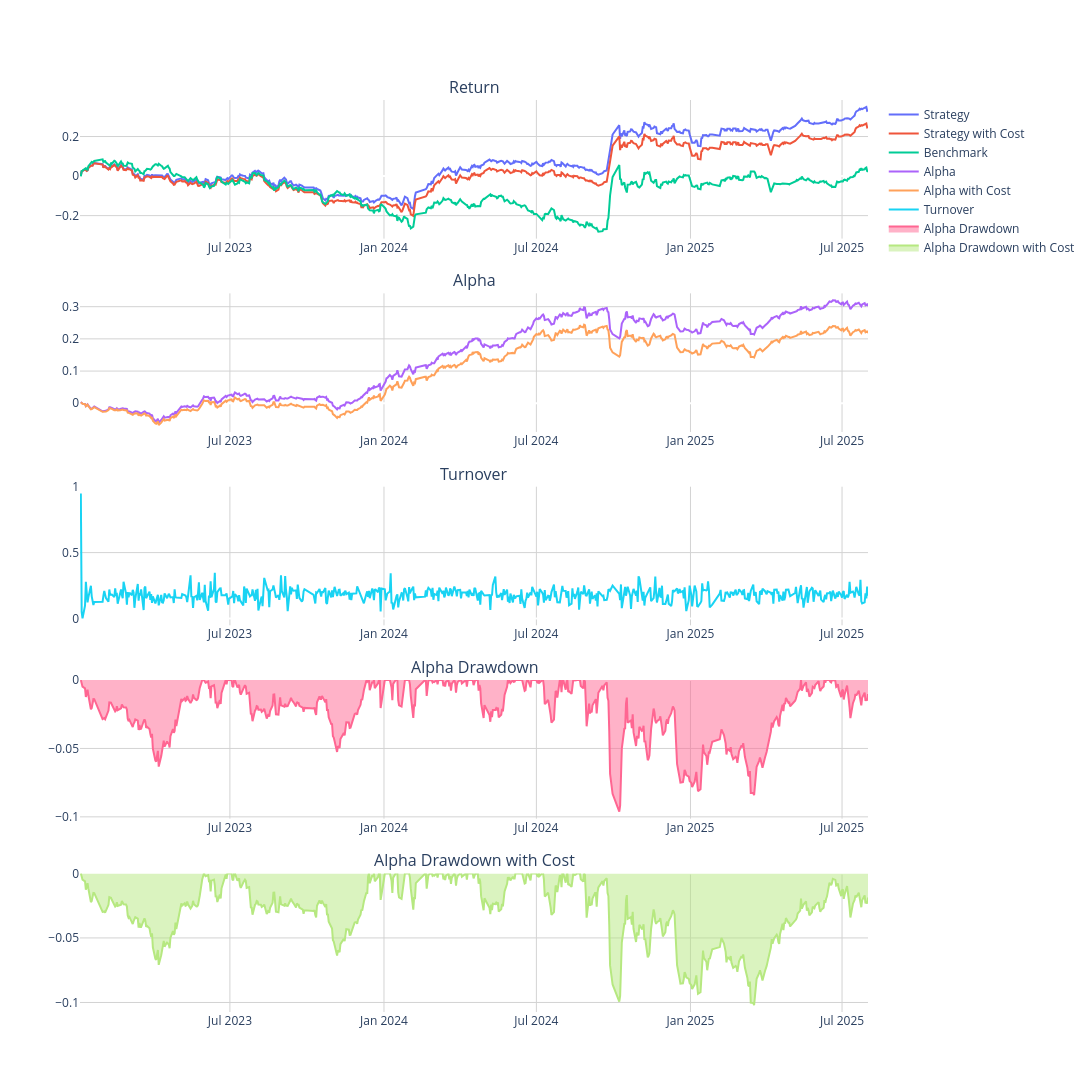

Source (notebook cell):
### Code cell
# 显示超额收益分析结果
engine.show_performance(benchmark_symbol=index_symbol)

### Figure 1 — Plotly figure (JSON) as saved in the notebook; plotly's stock layout.template omitted (floating-point values rounded to 4 significant figures; data arrays with more than 128 entries replaced by an {"elided": "..."} marker saying what was removed)
{"data": [{"mode": "lines", "name": "Strategy", "type": "scatter", "x": {"elided": "625 str values"}, "xaxis": "x", "y": {"elided": "625 float values"}, "yaxis": "y"}, {"mode": "lines", "name": "Strategy with Cost", "type": "scatter", "x": {"elided": "625 str values"}, "xaxis": "x", "y": {"elided": "625 float values"}, "yaxis": "y"}, {"mode": "lines", "name": "Benchmark", "type": "scatter", "x": {"elided": "625 str values"}, "xaxis": "x", "y": {"elided": "625 float values"}, "yaxis": "y"}, {"mode": "lines", "name": "Alpha", "type": "scatter", "x": {"elided": "625 str values"}, "xaxis": "x2", "y": {"elided": "625 float values"}, "yaxis": "y2"}, {"mode": "lines", "name": "Alpha with Cost", "type": "scatter", "x": {"elided": "625 str values"}, "xaxis": "x2", "y": {"elided": "625 float values"}, "yaxis": "y2"}, {"name": "Turnover", "type": "scatter", "x": {"elided": "625 str values"}, "xaxis": "x3", "y": {"elided": "625 float values"}, "yaxis": "y3"}, {"fill": "tozeroy", "mode": "lines", "name": "Alpha Drawdown", "type": "scatter", "x": {"elided": "625 str values"}, "xaxis": "x4", "y": {"elided": "625 float values"}, "yaxis": "y4"}, {"fill": "tozeroy", "mode": "lines", "name": "Alpha Drawdown with Cost", "type": "scatter", "x": {"elided": "625 str values"}, "xaxis": "x5", "y": {"elided": "625 float values"}, "yaxis": "y5"}], "layout": {"annotations": [{"font": {"size": 16}, "showarrow": false, "text": "Return", "x": 0.5, "xanchor": "center", "xref": "paper", "y": 1, "yanchor": "bottom", "yref": "paper"}, {"font": {"size": 16}, "showarrow": false, "text": "Alpha", "x": 0.5, "xanchor": "center", "xref": "paper", "y": 0.788, "yanchor": "bottom", "yref": "paper"}, {"font": {"size": 16}, "showarrow": false, "text": "Turnover", "x": 0.5, "xanchor": "center", "xref": "paper", "y": 0.576, "yanchor": "bottom", "yref": "paper"}, {"font": {"size": 16}, "showarrow": false, "text": "Alpha Drawdown", "x": 0.5, "xanchor": "center", "xref": "paper", "y": 0.364, "yanchor": "bottom", "yref": "paper"}, {"font": {"size": 16}, "showarrow": false, "text": "Alpha Drawdown with Cost", "x": 0.5, "xanchor": "center", "xref": "paper", "y": 0.152, "yanchor": "bottom", "yref": "paper"}], "height": 1500, "paper_bgcolor": "white", "plot_bgcolor": "white", "width": 1200, "xaxis": {"anchor": "y", "domain": [0, 1], "gridcolor": "LightGray", "gridwidth": 1, "showgrid": true}, "xaxis2": {"anchor": "y2", "domain": [0, 1], "gridcolor": "LightGray", "gridwidth": 1, "showgrid": true}, "xaxis3": {"anchor": "y3", "domain": [0, 1], "gridcolor": "LightGray", "gridwidth": 1, "showgrid": true}, "xaxis4": {"anchor": "y4", "domain": [0, 1], "gridcolor": "LightGray", "gridwidth": 1, "showgrid": true}, "xaxis5": {"anchor": "y5", "domain": [0, 1], "gridcolor": "LightGray", "gridwidth": 1, "showgrid": true}, "yaxis": {"anchor": "x", "domain": [0.848, 1], "gridcolor": "LightGray", "gridwidth": 1, "showgrid": true}, "yaxis2": {"anchor": "x2", "domain": [0.636, 0.788], "gridcolor": "LightGray", "gridwidth": 1, "showgrid": true}, "yaxis3": {"anchor": "x3", "domain": [0.424, 0.576], "gridcolor": "LightGray", "gridwidth": 1, "showgrid": true}, "yaxis4": {"anchor": "x4", "domain": [0.212, 0.364], "gridcolor": "LightGray", "gridwidth": 1, "showgrid": true}, "yaxis5": {"anchor": "x5", "domain": [0, 0.152], "gridcolor": "LightGray", "gridwidth": 1, "showgrid": true}}}
